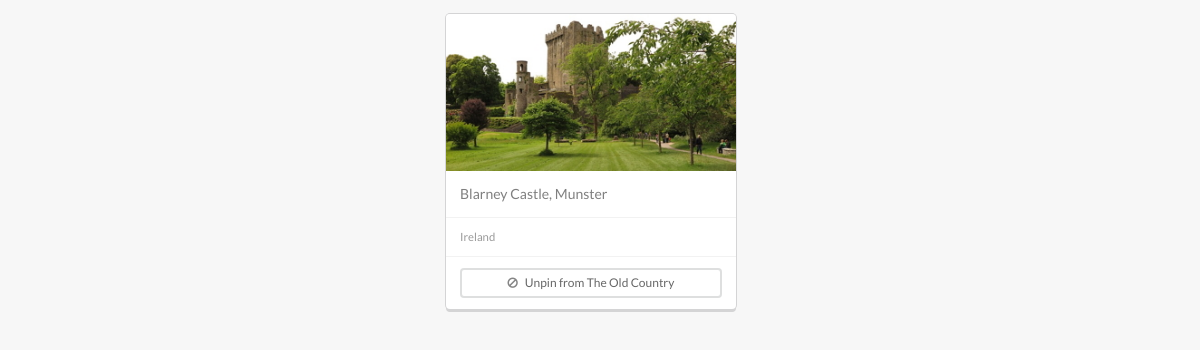
Screenshot of /pin/13/ (signed in) with the database file from the repository.
### homes/models.py (models this page shows, shortened)
class Pin(models.Model):
    image = models.ImageField(upload_to='pins')
    caption = models.CharField(max_length=255)
    category = models.ForeignKey('Category')
    creation_time = models.DateTimeField(auto_now_add=True)
    modification_time = models.DateTimeField(auto_now=True)

class Category(models.Model):
    name = models.CharField(max_length=127)

class Board(models.Model):
    name = models.CharField(max_length=127)
    owner = models.ForeignKey(User)

### homes/views.py (the view)
# urls.py: url(r'^pin/(?P<pin_id>\d+)/$', views.pin, name='pin'),
def pin(request, pin_id):
    if request.user.is_authenticated():
        p = get_object_or_404(Pin, id=pin_id)
        pin_to_boards = PinToBoard.objects.\
                filter(pin_id=pin_id).\
                filter(board__owner=request.user)
        if len(pin_to_boards) == 0:
            current_board = None
            available_boards = Board.objects.filter(owner=request.user)
        else:
            current_board = pin_to_boards[0].board
            available_boards = None
        return render(request, 'homes/pin.html',
                {
                    'pin': p,
                    'current_board' : current_board,
                    'available_boards' : available_boards
                })
    else:
        return redirect('/login/?next=%s' % request.path)

### homes/templates/homes/pin.html (shortened to what this page needs)
{% extends "base.html" %}
{% block body %}
{% load staticfiles %}
<div class="ui three column page padded grid">
	<div class="centered column">
		{% include "homes/pin_element.html"%}
	</div>
</div>
{% endblock %}

### homes/templates/homes/pin_element.html (shortened to what this page needs)
{% load staticfiles %}
<div class="ui special cards">
	<div class="card segment">
		<div class="image">
			<img src="{% static pin.image %}"/>
		</div>
		<div class="content">
			<div class="description">
				{{pin.caption}}
			</div>
		</div>
		<div class="extra content">
			<div class="meta">
				<span class="meta">
					{{pin.category.name}}
				</span>
			</div>
		</div>
		<div class="extra content">
			{% if available_boards %}
			<form action="{% url 'pintoboard' pin.id %}" method="post">
			{% csrf_token %}
			<div class="ui fluid basic  button tiny green dropdown">
				<div class="text fluid">
					<i class="pin icon"></i>
					Pin to Board...
				</div>
				<div class="menu">
						{% for board in available_boards %}
						<div class="item">
							<button type="submit" class="ui fluid green button" name="board_id" value="{{board.id}}">{{board.name}}</button>
						</div>
						{% endfor %}
				</div>
			</div>
			</form>
			{% elif current_board %}
			<form action="{% url 'unpin' pin.id %}" method="post">
			<button type="submit" class="ui fluid basic tiny red button" name="board_id" value="{{current_board.id}}">
				<i class="ban icon"></i>Unpin from {{current_board.name}}
			</button>
			</form>
			{% endif %}
		</div>
	</div>
</div>

### rows the page displays
Pin: image (picture), caption "Blarney Castle, Munster", category.name "Ireland"
Board: name "The Old Country"
